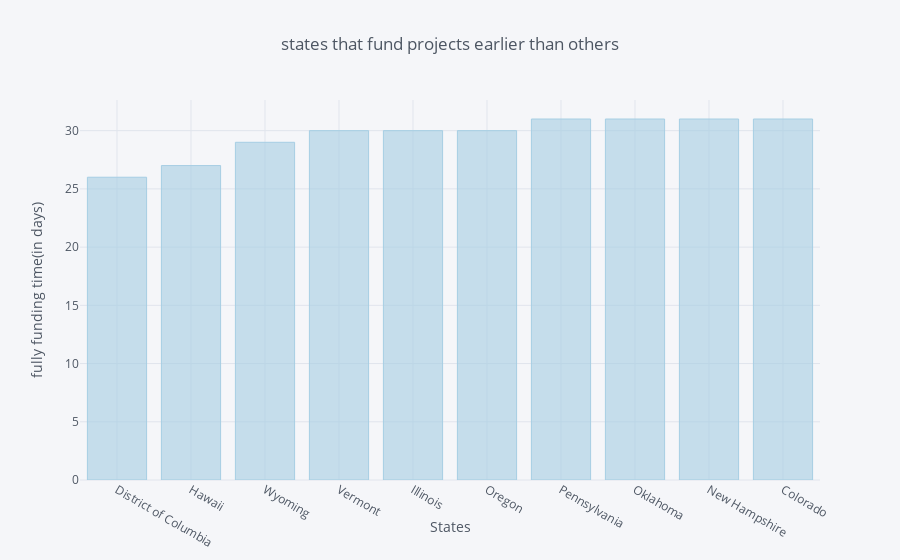

The notebook cell this image was saved under:
### Code cell
fast_funding = fast[fast<32].sort_values().head(10)
fast_funding.iplot(kind='bar' , xTitle='States' , yTitle='fully funding time(in days)',
                  title='states that fund projects earlier than others',
                  colorscale='paired')

### Figure 1 — Plotly figure (JSON) as saved in the notebook; plotly's stock layout.template omitted (floating-point values rounded to 4 significant figures)
{"data": [{"marker": {"color": "rgba(166, 206, 227, 0.6)", "line": {"color": "rgba(166, 206, 227, 1.0)", "width": 1}}, "name": "Funding Time", "orientation": "v", "text": "", "type": "bar", "uid": "d2b28489-4fc7-4e5c-8a3b-aab720a15e52", "x": ["District of Columbia", "Hawaii", "Wyoming", "Vermont", "Illinois", "Oregon", "Pennsylvania", "Oklahoma", "New Hampshire", "Colorado"], "y": [26, 27, 29, 30, 30, 30, 31, 31, 31, 31]}], "layout": {"legend": {"bgcolor": "#F5F6F9", "font": {"color": "#4D5663"}}, "paper_bgcolor": "#F5F6F9", "plot_bgcolor": "#F5F6F9", "title": {"font": {"color": "#4D5663"}, "text": "states that fund projects earlier than others"}, "xaxis": {"gridcolor": "#E1E5ED", "showgrid": true, "tickfont": {"color": "#4D5663"}, "title": {"font": {"color": "#4D5663"}, "text": "States"}, "zerolinecolor": "#E1E5ED"}, "yaxis": {"gridcolor": "#E1E5ED", "showgrid": true, "tickfont": {"color": "#4D5663"}, "title": {"font": {"color": "#4D5663"}, "text": "fully funding time(in days)"}, "zerolinecolor": "#E1E5ED"}}}
